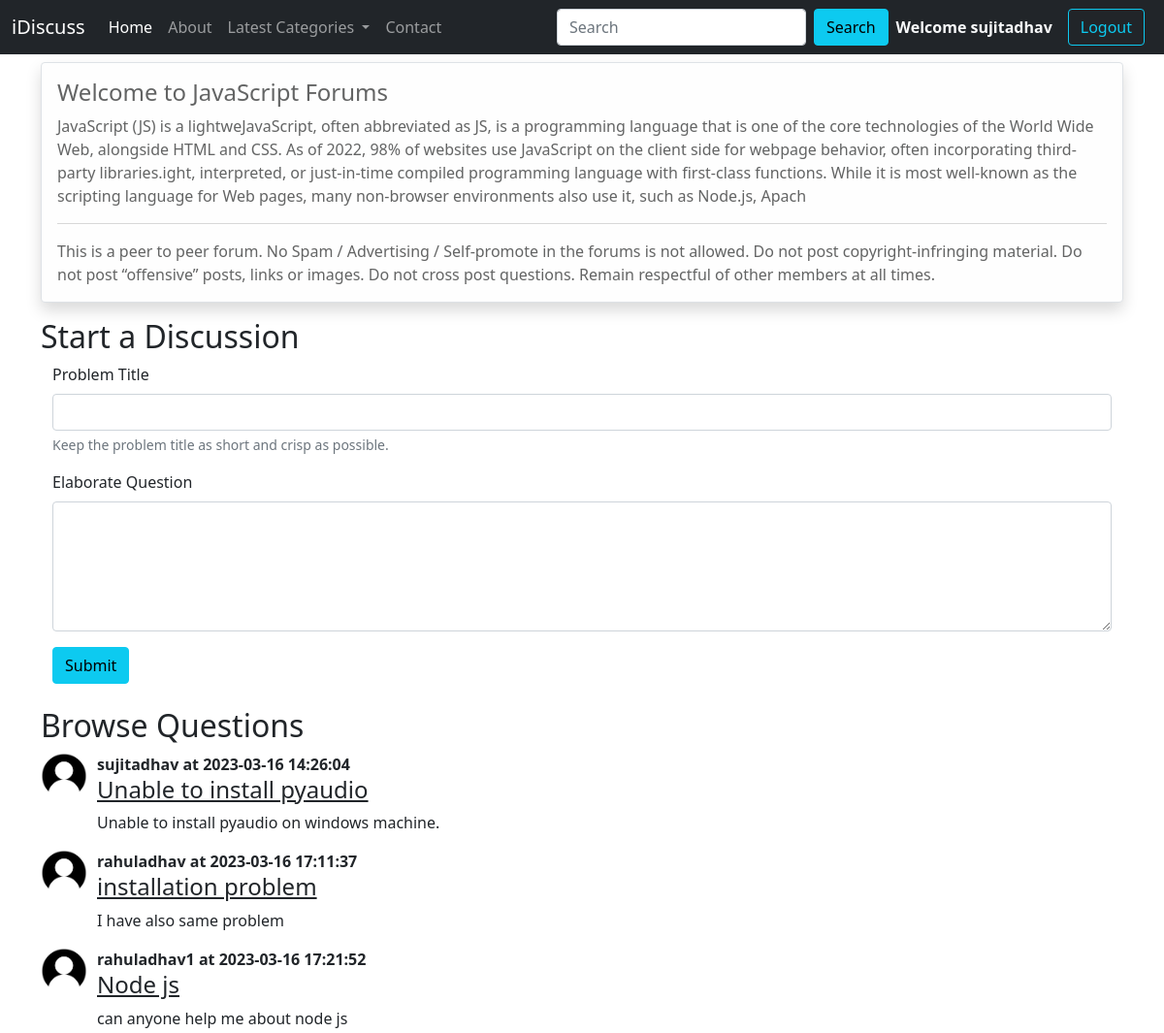
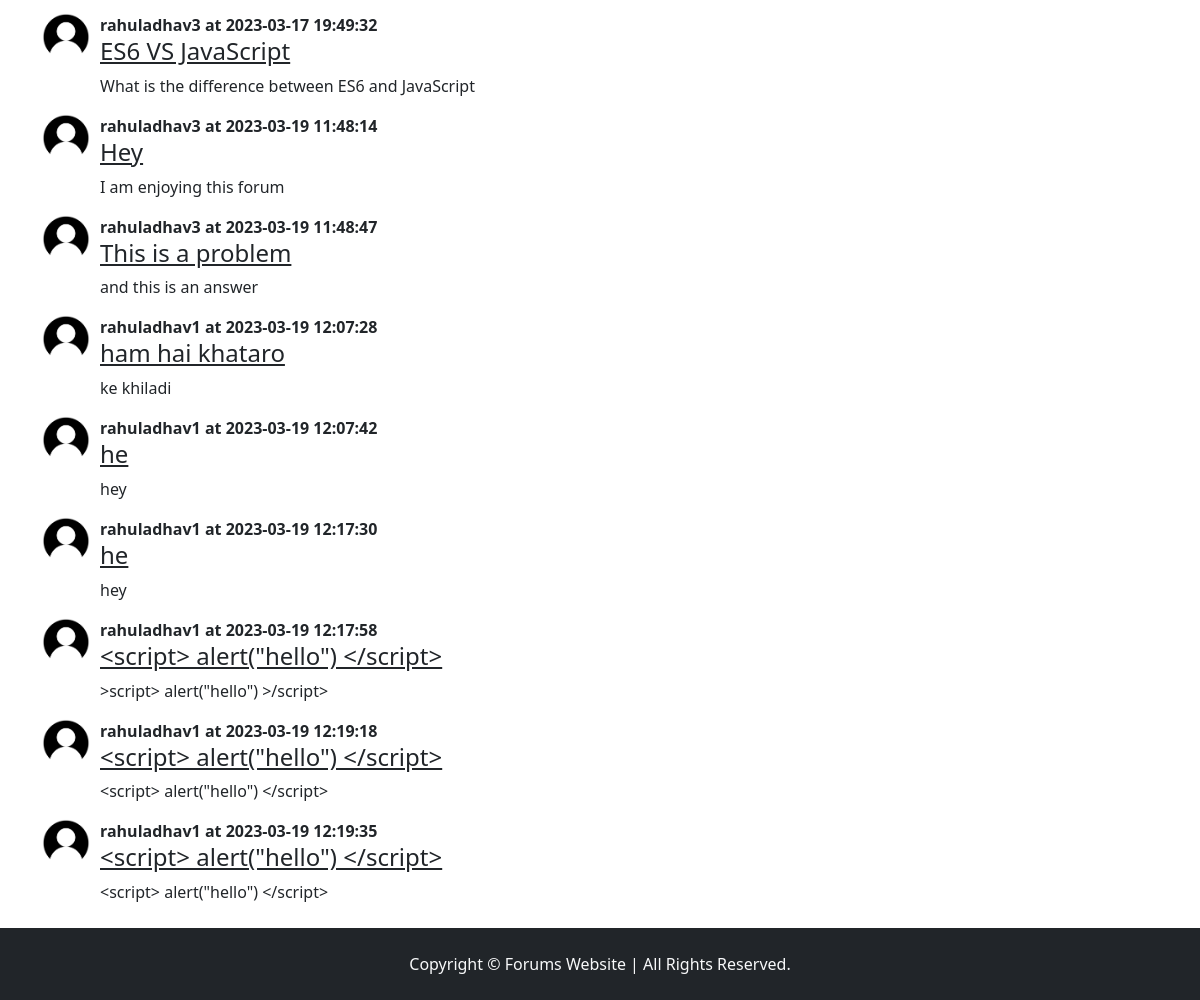
The page /threadlist.php?catid=1 (signed in) on the database its author committed (2 pictures, top to bottom).
### tables this page shows
CREATE TABLE `categories` (
  `category_id` int(11) NOT NULL,
  `category_name` varchar(255) NOT NULL,
  `category_description` text NOT NULL,
  `dt` datetime NOT NULL DEFAULT current_timestamp()
);

CREATE TABLE `threads` (
  `thread_id` int(11) NOT NULL,
  `thread_title` varchar(255) NOT NULL,
  `thread_desc` text NOT NULL,
  `thread_cat_id` int(11) NOT NULL,
  `thread_user_id` int(11) NOT NULL,
  `thread_dt` datetime NOT NULL DEFAULT current_timestamp()
);

CREATE TABLE `users` (
  `user_id` int(11) NOT NULL,
  `user_name` varchar(255) NOT NULL,
  `password` varchar(255) NOT NULL,
  `dt` datetime NOT NULL DEFAULT current_timestamp()
);

### threadlist.php (the view, shortened to what this page needs)
<!doctype html>
<html lang="en">
  <head>
    <link href="https://cdn.jsdelivr.net/npm/bootstrap@5.0.2/dist/css/bootstrap.min.css" rel="stylesheet">
    <link rel="stylesheet" href="partials/css/style.css">
  </head>
  <body>
    <?php
    include 'partials/_dbconnect.php';
    include 'partials/_header.php';
    $id = $_GET['catid'];
    $sql = "SELECT * FROM `categories` WHERE `category_id`='$id'";
    $result = mysqli_query($conn, $sql);
    while($row=mysqli_fetch_assoc($result)){
        $catname = $row['category_name'];
        $catdesc = $row['category_description'];
    }
    ?>
    <div class="container my-2 min-ht">
        <div class="alert alert-light border shadow" role="alert">
            <h4 class="alert-heading">Welcome to <?php echo $catname ?> Forums</h4>
            <p><?php echo $catdesc ?></p>
            <hr>
            <p class="mb-0">This is a peer to peer forum. No Spam / Advertising / Self-promote in the forums is not allowed. Do not post copyright-infringing material. Do not post “offensive” posts, links or images. Do not cross post questions. Remain respectful of other members at all times.</p>
        </div>
        <h2>Start a Discussion</h2>
        <?php
        if(isset($_SESSION['loggedin']) && $_SESSION['loggedin']==true){
        echo '
        <div class="container">
            <form action="'.$_SERVER['REQUEST_URI'].'" method="post">
                <div class="mb-3">
                    <label for="exampleInputEmail1" class="form-label">Problem Title</label>
                    <input type="text" class="form-control" name="problem_title" id="exampleInputEmail1" aria-describedby="emailHelp">
                    <div id="emailHelp" class="form-text">Keep the problem title as short and crisp as possible.</div>
                </div>
                <div class="mb-3">
                    <label for="exampleInputPassword1" class="form-label">Elaborate Question</label>
                    <textarea class="form-control" name="problem_desc" id="exampleInputPassword1" cols="10" rows="5"></textarea>
                </div>
                <button type="submit" class="btn btn-info">Submit</button>
            </form>
        </div>';
        }
        else{
            echo '
            <div class="container">
            <p class="lead">You are not logged in. Please login to be able to start discussion.</p>
            </div>';
        }
        ?>
        <h2 class="mt-4">Browse Questions</h2>
            <?php
                $id = $_GET['catid'];
                $sql = "SELECT * FROM `threads` WHERE `thread_cat_id`='$id'";
                $result = mysqli_query($conn, $sql);
                while ($row=mysqli_fetch_assoc($result)) {
                    $thread_id = $row['thread_id'];
                    $thread_title = $row['thread_title'];
                    $thread_desc = $row['thread_desc'];
                    $thread_time = $row['thread_dt'];
                    $thread_user_id = $row['thread_user_id'];
                    $sql2 = "SELECT `user_name` FROM `users` WHERE `user_id` = '$thread_user_id'";
                    $result2 = mysqli_query($conn, $sql2);
                    $row2=mysqli_fetch_assoc($result2);
                    echo '
                    <div class="media">
                        <img src="partials/img/default_user.png" alt="">
                        <div class="media-body">
                            <p class="fw-bold my-0">'.$row2['user_name'].' at '.$thread_time.'</p>
                            <h4><a class="text-dark" href="thread.php?threadid='.$thread_id.'">'.$thread_title.'</a></h4>
                            <p>'.$thread_desc.'</p>
                        </div>
                    </div>';
                }
            ?>
    </div>
    <?php include 'partials/_footer.php' ?>
  </body>
</html>

### partials/css/style.css (style rules this page uses)
* { margin: 0; padding: 0; }
.media { display: flex; flex-direction: row; }
.media > img { width: 3em; height: 3em; margin-right: 10px; }
.min-ht { min-height: 85vh; }

### rows shown on the page
categories: category_name "JavaScript", category_description "JavaScript (JS) is a lightweJavaScript, often abbreviated as JS, is a programming language that is one of the core technologies of the World Wide Web, alongside HTML and CSS. As of 2022, 98% of websites use JavaScript on the client side for webpage behavior, often incorporating third-party libraries.ight, interpreted, or just-in-time compiled programming language with first-class functions. While it is most well-known as the scripting language for Web pages, many non-browser environments also use it, such as Node.js, Apach"
threads: users.user_name "sujitadhav", thread_dt "2023-03-16 14:26:04", thread_title "Unable to install pyaudio", thread_desc "Unable to install pyaudio on windows machine."
threads: users.user_name "rahuladhav", thread_dt "2023-03-16 17:11:37", thread_title "installation problem", thread_desc "I have also same problem"
threads: users.user_name "rahuladhav1", thread_dt "2023-03-16 17:21:52", thread_title "Node js", thread_desc "can anyone help me about node js"
threads: users.user_name "rahuladhav3", thread_dt "2023-03-17 19:49:32", thread_title "ES6 VS JavaScript", thread_desc "What is the difference between ES6 and JavaScript"
threads: users.user_name "rahuladhav3", thread_dt "2023-03-19 11:48:14", thread_title "Hey", thread_desc "I am enjoying this forum"
threads: users.user_name "rahuladhav3", thread_dt "2023-03-19 11:48:47", thread_title "This is a problem", thread_desc "and this is an answer"
threads: users.user_name "rahuladhav1", thread_dt "2023-03-19 12:07:28", thread_title "ham hai khataro", thread_desc "ke khiladi"
threads: users.user_name "rahuladhav1", thread_dt "2023-03-19 12:07:42", thread_title "he", thread_desc "hey"
threads: users.user_name "rahuladhav1", thread_dt "2023-03-19 12:17:30", thread_title "he", thread_desc "hey"
threads: users.user_name "rahuladhav1", thread_dt "2023-03-19 12:17:58", thread_title "<script> alert(\"hello\") </script>", thread_desc ">script> alert(\"hello\") >/script>"
threads: users.user_name "rahuladhav1", thread_dt "2023-03-19 12:19:18", thread_title "<script> alert(\"hello\") </script>", thread_desc "<script> alert(\"hello\") </script>"
threads: users.user_name "rahuladhav1", thread_dt "2023-03-19 12:19:35", thread_title "<script> alert(\"hello\") </script>", thread_desc "<script> alert(\"hello\") </script>"

### other values the page prints
$_SESSION['username'] "sujitadhav"
